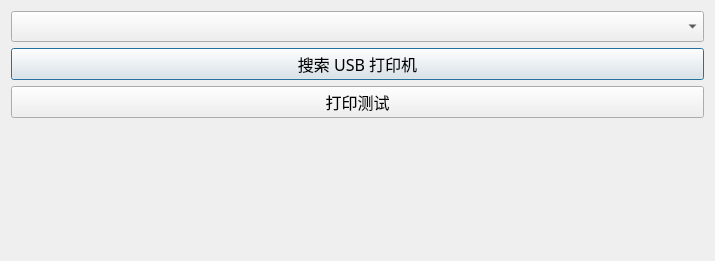
<?xml version="1.0" encoding="UTF-8"?>
<ui version="4.0">
 <class>Dialog</class>
 <widget class="QDialog" name="Dialog">
  <property name="geometry">
   <rect>
    <x>0</x>
    <y>0</y>
    <width>715</width>
    <height>261</height>
   </rect>
  </property>
  <property name="font">
   <font>
    <family>宋体</family>
    <pointsize>12</pointsize>
   </font>
  </property>
  <property name="windowTitle">
   <string>USB打印测试工具</string>
  </property>
  <layout class="QVBoxLayout" name="verticalLayout">
   <item>
    <widget class="QComboBox" name="comboPrinters"/>
   </item>
   <item>
    <widget class="QPushButton" name="btnScan">
     <property name="text">
      <string>搜索 USB 打印机</string>
     </property>
    </widget>
   </item>
   <item>
    <widget class="QPushButton" name="btnPrint">
     <property name="text">
      <string>打印测试</string>
     </property>
    </widget>
   </item>
   <item>
    <spacer name="verticalSpacer">
     <property name="orientation">
      <enum>Qt::Vertical</enum>
     </property>
     <property name="sizeHint" stdset="0">
      <size>
       <width>20</width>
       <height>40</height>
      </size>
     </property>
    </spacer>
   </item>
  </layout>
 </widget>
 <resources/>
 <connections/>
</ui>
